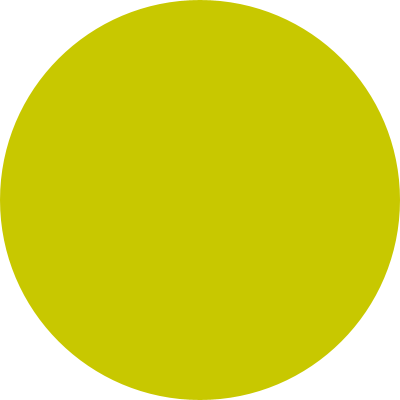
Frame 1 (no input)
Frame 60 (the mouse pressed at the canvas centre just before this capture): identical to frame 1, image omitted
Frame 120 (the mouse held since frame 60 and released just before this capture): blank canvas, image omitted

The Processing sketch that drew this single still picture (run headless with seeded random() and noise(); from frame 60 on, the mouse is pressed at the canvas centre):

// Processing sketch: processing_5700
// ── processing_5700.pde

void setup() {
  size (400,400);
  smooth();
  noStroke();
}

void draw() {
  float xmousething = abs((mouseX-(width/2))*2);
  float ymousething = abs((mouseY-(height/2))*2);
  background (255);
  fill (xmousething/2, ymousething/2, abs(xmousething-ymousething)*0.75);
  ellipseMode(CENTER);
  ellipse (width/2, height/2, xmousething, ymousething);
}
